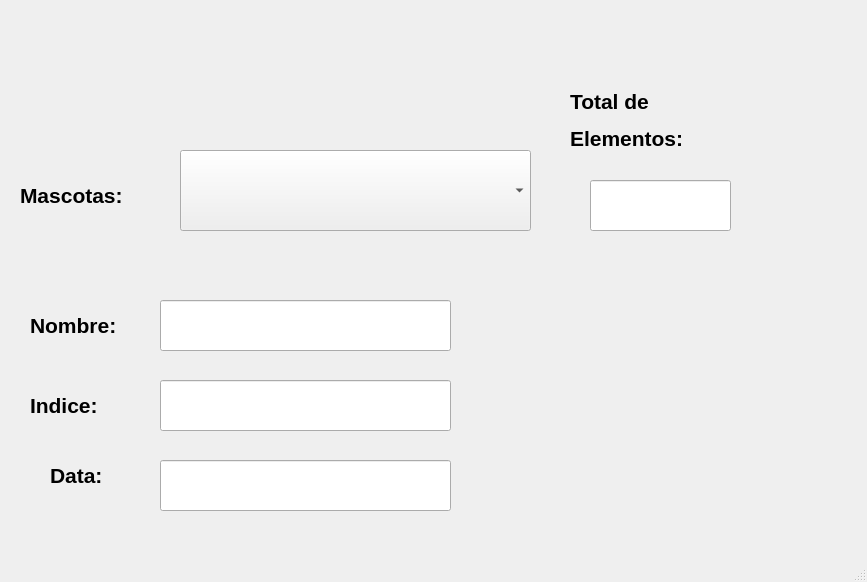
<?xml version="1.0" encoding="UTF-8"?>
<ui version="4.0">
 <class>MainWindow</class>
 <widget class="QMainWindow" name="MainWindow">
  <property name="geometry">
   <rect>
    <x>0</x>
    <y>0</y>
    <width>867</width>
    <height>582</height>
   </rect>
  </property>
  <property name="windowTitle">
   <string>MainWindow</string>
  </property>
  <widget class="QWidget" name="centralwidget">
   <widget class="QComboBox" name="comboBox">
    <property name="geometry">
     <rect>
      <x>180</x>
      <y>150</y>
      <width>351</width>
      <height>81</height>
     </rect>
    </property>
    <property name="font">
     <font>
      <pointsize>18</pointsize>
      <weight>75</weight>
      <bold>true</bold>
     </font>
    </property>
   </widget>
   <widget class="QLabel" name="label">
    <property name="geometry">
     <rect>
      <x>20</x>
      <y>170</y>
      <width>141</width>
      <height>51</height>
     </rect>
    </property>
    <property name="font">
     <font>
      <pointsize>16</pointsize>
      <weight>75</weight>
      <bold>true</bold>
     </font>
    </property>
    <property name="text">
     <string>Mascotas:</string>
    </property>
   </widget>
   <widget class="QLabel" name="label_2">
    <property name="geometry">
     <rect>
      <x>30</x>
      <y>300</y>
      <width>141</width>
      <height>51</height>
     </rect>
    </property>
    <property name="font">
     <font>
      <pointsize>16</pointsize>
      <weight>75</weight>
      <bold>true</bold>
     </font>
    </property>
    <property name="text">
     <string>Nombre:</string>
    </property>
   </widget>
   <widget class="QLabel" name="label_3">
    <property name="geometry">
     <rect>
      <x>30</x>
      <y>380</y>
      <width>141</width>
      <height>51</height>
     </rect>
    </property>
    <property name="font">
     <font>
      <pointsize>16</pointsize>
      <weight>75</weight>
      <bold>true</bold>
     </font>
    </property>
    <property name="text">
     <string>Indice:</string>
    </property>
   </widget>
   <widget class="QLabel" name="label_4">
    <property name="geometry">
     <rect>
      <x>570</x>
      <y>80</y>
      <width>161</width>
      <height>81</height>
     </rect>
    </property>
    <property name="font">
     <font>
      <pointsize>16</pointsize>
      <weight>75</weight>
      <bold>true</bold>
     </font>
    </property>
    <property name="text">
     <string>&lt;html&gt;&lt;head/&gt;&lt;body&gt;&lt;p&gt;Total de &lt;/p&gt;&lt;p&gt;Elementos:&lt;/p&gt;&lt;/body&gt;&lt;/html&gt;</string>
    </property>
   </widget>
   <widget class="QLineEdit" name="txt_nombre">
    <property name="geometry">
     <rect>
      <x>160</x>
      <y>300</y>
      <width>291</width>
      <height>51</height>
     </rect>
    </property>
    <property name="font">
     <font>
      <pointsize>12</pointsize>
      <weight>75</weight>
      <bold>true</bold>
     </font>
    </property>
   </widget>
   <widget class="QLineEdit" name="txt_indice">
    <property name="geometry">
     <rect>
      <x>160</x>
      <y>380</y>
      <width>291</width>
      <height>51</height>
     </rect>
    </property>
    <property name="font">
     <font>
      <pointsize>12</pointsize>
      <weight>75</weight>
      <bold>true</bold>
     </font>
    </property>
   </widget>
   <widget class="QLineEdit" name="txt_totalElementos">
    <property name="geometry">
     <rect>
      <x>590</x>
      <y>180</y>
      <width>141</width>
      <height>51</height>
     </rect>
    </property>
    <property name="font">
     <font>
      <pointsize>16</pointsize>
      <weight>75</weight>
      <bold>true</bold>
     </font>
    </property>
    <property name="alignment">
     <set>Qt::AlignCenter</set>
    </property>
   </widget>
   <widget class="QLabel" name="label_5">
    <property name="geometry">
     <rect>
      <x>50</x>
      <y>450</y>
      <width>81</width>
      <height>51</height>
     </rect>
    </property>
    <property name="font">
     <font>
      <pointsize>16</pointsize>
      <weight>75</weight>
      <bold>true</bold>
     </font>
    </property>
    <property name="text">
     <string>Data:</string>
    </property>
   </widget>
   <widget class="QLineEdit" name="txt_data">
    <property name="geometry">
     <rect>
      <x>160</x>
      <y>460</y>
      <width>291</width>
      <height>51</height>
     </rect>
    </property>
    <property name="font">
     <font>
      <pointsize>12</pointsize>
      <weight>75</weight>
      <bold>true</bold>
     </font>
    </property>
   </widget>
   <widget class="QLabel" name="label_6">
    <property name="geometry">
     <rect>
      <x>110</x>
      <y>0</y>
      <width>621</width>
      <height>81</height>
     </rect>
    </property>
    <property name="text">
     <string/>
    </property>
    <property name="pixmap">
     <pixmap resource="../PIP_UNIDAD_2_2021_3/recursos_proyecto.qrc">:/UAT_FIANS/Imagenes/FIANS.png</pixmap>
    </property>
    <property name="scaledContents">
     <bool>true</bool>
    </property>
   </widget>
   <widget class="QLabel" name="label_7">
    <property name="geometry">
     <rect>
      <x>0</x>
      <y>0</y>
      <width>111</width>
      <height>121</height>
     </rect>
    </property>
    <property name="text">
     <string/>
    </property>
    <property name="pixmap">
     <pixmap resource="../PIP_UNIDAD_2_2021_3/recursos_proyecto.qrc">:/NUMEROS/Imagenes/Boca_Juniors_logo18.svg.png</pixmap>
    </property>
    <property name="scaledContents">
     <bool>true</bool>
    </property>
   </widget>
   <widget class="QLabel" name="label_8">
    <property name="geometry">
     <rect>
      <x>740</x>
      <y>0</y>
      <width>121</width>
      <height>131</height>
     </rect>
    </property>
    <property name="text">
     <string/>
    </property>
    <property name="pixmap">
     <pixmap resource="../PIP_UNIDAD_2_2021_3/recursos_proyecto.qrc">:/LOGO/Imagenes/HD-wallpaper-bob-esponja-mafioso-bob-esponja-gangster-mafioso-meme.jpg</pixmap>
    </property>
    <property name="scaledContents">
     <bool>true</bool>
    </property>
   </widget>
  </widget>
  <widget class="QMenuBar" name="menubar">
   <property name="geometry">
    <rect>
     <x>0</x>
     <y>0</y>
     <width>867</width>
     <height>22</height>
    </rect>
   </property>
  </widget>
  <widget class="QStatusBar" name="statusbar"/>
 </widget>
 <resources>
  <include location="../PIP_UNIDAD_2_2021_3/recursos_proyecto.qrc"/>
 </resources>
 <connections/>
</ui>
